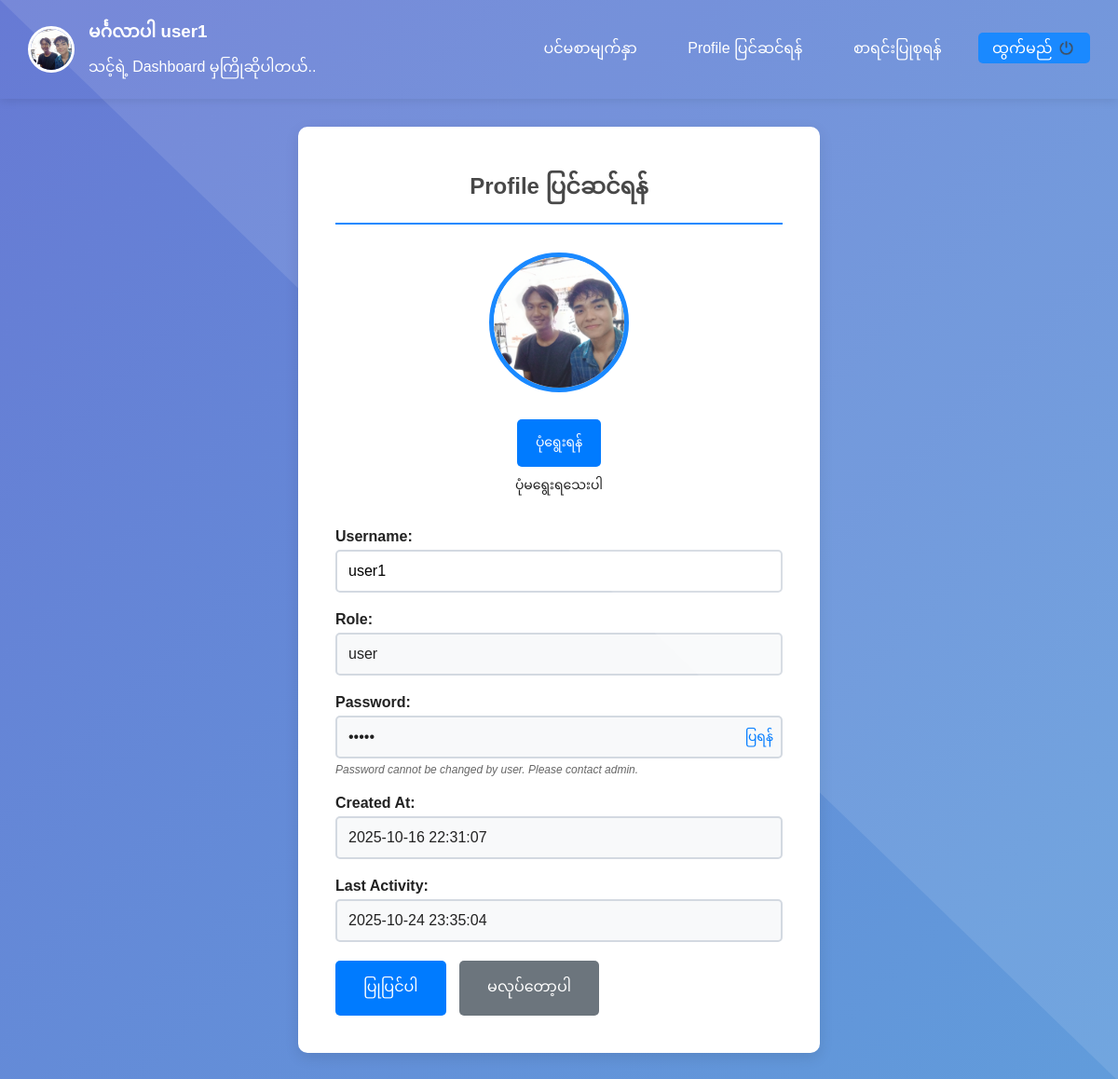
The app's page /profile.php (signed in) with its own data.
### tables this page shows
CREATE TABLE `users` (
  `id` int(11) NOT NULL,
  `username` varchar(50) NOT NULL,
  `password` varchar(255) DEFAULT NULL,
  `role` enum('admin','user') NOT NULL,
  `created_at` timestamp NOT NULL DEFAULT current_timestamp(),
  `is_active` tinyint(1) DEFAULT 1,
  `last_activity` timestamp NOT NULL DEFAULT current_timestamp() ON UPDATE current_timestamp(),
  `profile_pic` varchar(255) DEFAULT 'default_avatar.jpg'
);

### database.php (called while the page is built, shortened)
<?php
class Database {
    private $host = 'localhost';
    private $db_name = 'poultry';
    private $username = 'root';
    private $password = '';
    public function getConnection() {
        $this->conn = null;
        try {
            $this->conn = new PDO(
                "mysql:host=" . $this->host . ";dbname=" . $this->db_name,
                $this->username,
                $this->password
            );
            $this->conn->setAttribute(PDO::ATTR_ERRMODE, PDO::ERRMODE_EXCEPTION);
            $this->conn->setAttribute(PDO::ATTR_DEFAULT_FETCH_MODE, PDO::FETCH_ASSOC);
            $this->conn->exec("set names utf8");
        } catch(PDOException $exception) {
            error_log("Connection error: " . $exception->getMessage());
            throw $exception;
        }
        return $this->conn;
    }
}
$database = new Database();
$pdo = $database->getConnection();
function executeQuery($sql, $params = []) {
    global $pdo;
    try {
        $stmt = $pdo->prepare($sql);
        $stmt->execute($params);
        return $stmt;
    } catch(PDOException $e) {
        error_log("Query error: " . $e->getMessage() . " - SQL: " . $sql);
        throw $e;
    }
}
function fetchOne($sql, $params = []) {
    $stmt = executeQuery($sql, $params);
    return $stmt->fetch();
}
?>

### profile.php (the view, shortened to what this page needs)
<?php
require_once 'database.php';
$edit_user_id = isset($_GET['user_id']) ? $_GET['user_id'] : $_SESSION['user_id'];
$is_editing_other = ($edit_user_id != $_SESSION['user_id']);
$current_user_role = $_SESSION['role'];
$user = fetchOne("SELECT * FROM users WHERE id = ?", [$edit_user_id]);
$user_data = fetchOne("SELECT password FROM users WHERE id = ?", [$edit_user_id]);
$password_display = $user_data ? $user_data['password'] : "";
?>
<!DOCTYPE html>
<html lang="my">
<head>
    <link rel="stylesheet" href="./assets/css/profile.css">
    <link rel="stylesheet" href="./assets/css/dashboard.css">
</head>
<body>
<?php include('navbar.php'); ?>
    <div class="profile_container">
        <div class="profile-form">
            <h2><?php echo $is_editing_other ? 'Edit User Profile' : 'Profile ပြင်ဆင်ရန်'; ?></h2>
            <form method="POST" enctype="multipart/form-data">
                <div class="profile-pic-container">
                    <img src="./assets/profile_pics/<?php echo $user['profile_pic']; ?>"
                         alt="Profile Preview" class="profile-pic-preview" id="profilePreview"
                         onerror="this.src='./assets/profile_pics/default_avatar.jpg'">
                    <br>
                    <div class="file-input-container">
                        <label for="profile_pic" class="file-input-label">ပုံရွေးရန်</label>
                        <span class="file-name" id="fileName">ပုံမရွေးရသေးပါ</span>
                    </div>
                </div>
                <div class="form-group">
                    <label>Username:</label>
                    <input type="text" name="username" value="<?php echo htmlspecialchars($user['username']); ?>" required>
                </div>
                <div class="form-group">
                    <label>Role:</label>
                    <input type="text" value="<?php echo htmlspecialchars($user['role']); ?>" class="readonly-field" readonly>
                </div>
            <div class="form-group">
                <label>Password:</label>
                <div class="password-container">
                    <input type="password" value="<?php echo htmlspecialchars($password_display); ?>"
                        class="readonly-field password-field" id="passwordField" readonly>
                    <button type="button" class="password-toggle" onclick="togglePassword()">
                        ပြရန်
                    </button>
                </div>
                <div class="password-note">
                    <?php if ($current_user_role === 'admin'): ?>
                        Password can be changed in Users Management
                    <?php else: ?>
                        Password cannot be changed by user. Please contact admin.
                    <?php endif; ?>
                </div>
            </div>
                <div class="form-group">
                    <label>Created At:</label>
                    <input type="text" value="<?php echo $user['created_at']; ?>" class="readonly-field" readonly>
                </div>
                <div class="form-group">
                    <label>Last Activity:</label>
                    <input type="text" value="<?php echo $user['last_activity']; ?>" class="readonly-field" readonly>
                </div>
                <button type="submit" class="btn btn-primary">ပြုပြင်ပါ</button>
                <a href="dashboard.php" class="btn btn-secondary">မလုပ်တော့ပါ</a>
            </form>
        </div>
    </div>
</body>
</html>

### navbar.php (shortened to what this page needs)
<nav class="navbar">
        <div class="user-info">
            <img src="./assets/profile_pics/<?php echo $user['profile_pic']; ?>"
                 alt="Profile" class="profile-pic"
                 onerror="this.src='./assets/profile_pics/default_avatar.jpg'">
            <div class="user-details">
            <h3>မင်္ဂလာပါ <?php echo htmlspecialchars($user['username']); ?></h3>
            <p>သင့်ရဲ့ Dashboard မှကြိုဆိုပါတယ်..</p>
               </div>
        </div>
        <div class="nav-links">
            <a href="dashboard.php">ပင်မစာမျက်နှာ</a>
            <a href="profile.php">Profile ပြင်ဆင်ရန်</a>
            <a href="dashboard2.php">စာရင်းပြုစုရန်</a>
            <a class="logout" href="logout.php">ထွက်မည် <img class="logoutimg" src="./assets/images/logout.png" alt=""> </a>
        </div>
    </nav>

### assets/css/profile.css (style rules this page uses)
* { margin: 0; padding: 0; box-sizing: border-box; font-family: 'Myanmar3', 'Padauk', sans-serif; }
body { background: #f5f5f5; }
:root { --main-color: linear-gradient(135deg, #677ad4, #619cdb); --blue--color: #007bff; --border--color: #d3d9e1; --warn-color: #ff3b30; --white-color: #ffff; --text-color: #222; --dark-blue: #193CB8; --green-color: #28a745; }
.profile_container { max-width: 600px; margin: 30px auto; padding: 0 20px; }
.profile_container::before { content: ''; position: absolute; top: 0; left: 0; right: 0; bottom: 0; background-size: cover; pointer-events: none; }
.profile-form { background: var(--white-color); padding: 40px; border-radius: 10px; box-shadow: 0 5px 15px rgba(0,0,0,0.1); }
.profile-form h2 { color: #333; margin-bottom: 30px; text-align: center; border-bottom: 2px solid var(--blue--color); padding-bottom: 10px; }
.form-group { margin-bottom: 20px; }
.form-group label { display: block; margin-bottom: 5px; font-weight: 600; color: var(--text-color); }
.form-group input, .form-group textarea { width: 100%; padding: 12px; border: 2px solid var(--border--color); border-radius: 5px; font-size: 16px; transition: border-color 0.3s; }
.profile-pic-container { text-align: center; margin-bottom: 30px; }
.profile-pic-preview { width: 150px; height: 150px; border-radius: 50%; object-fit: cover; border: 5px solid var(--blue--color); margin-bottom: 15px; }
.file-input-container { position: relative; display: inline-block; margin-top: 10px; }
.file-input-label { display: inline-block; padding: 10px 20px; background: var(--blue--color); color: var(--white-color); border-radius: 5px; cursor: pointer; transition: all 0.3s; font-size: 14px; }
.file-name { display: block; margin-top: 5px; font-size: 14px; color: var(--text-color); }
.password-container { position: relative; }
.password-toggle { position: absolute; right: 10px; top: 50%; transform: translateY(-50%); background: none; border: none; cursor: pointer; color: var(--blue--color); font-size: 14px; }
.password-field { padding-right: 80px !important; }
.btn { padding: 12px 30px; border: none; border-radius: 5px; cursor: pointer; font-size: 16px; transition: all 0.3s; margin-right: 10px; }
.btn-primary { background: var(--blue--color); color: var(--white-color); }
.btn-secondary { background: #6c757d; color: var(--white-color); text-decoration: none; display: inline-block; }
.readonly-field { background: #f8f9fa; color: var(--text-color); cursor: not-allowed; }
.password-note { font-size: 12px; color: #666; margin-top: 5px; font-style: italic; }

### assets/css/dashboard.css (style rules this page uses)
body { font-family: "Myanmar3", sans-serif; background:var(--main-color); margin: 0; padding: 0; }
:root { --main-color:linear-gradient(135deg, #677ad4, #619cdb); --blue--color:#007bff; --border--color:#d3d9e1; --warn-color:#ff3b30; --white-color:#ffff; --text-color:#222; --dark-blue:#193CB8; --green-color:#28a745; }
.navbar { color: var(--white-color); padding: 15px 30px; display: flex; justify-content: space-between; align-items: center; box-shadow: 0 2px 10px rgba(0,0,0,0.1); }
.user-info { display: flex; align-items: center; gap: 15px; }
.profile-pic { width: 50px; height: 50px; border-radius: 50%; border: 3px solid var(--white-color); object-fit: cover; }
.user-details h3 { margin-bottom: 5px; }
.user-details p { margin-top: -5px; }
.nav-links a { width: 100px; color: var(--white-color); text-decoration: none; margin-left: 20px; padding: 8px 15px; border-radius: 5px; transition: background 0.3s; }
.logout { display: inline; position: relative; width: 210px; background-color: var(--blue--color); align-items: center; }
.logoutimg { position: relative; width: 21px; height: 21px; top: 5px; }

### records on screen
users: profile_pic (picture), username "user1", role "user", created_at "2025-10-16 22:31:07", last_activity "2025-10-24 23:35:04"
